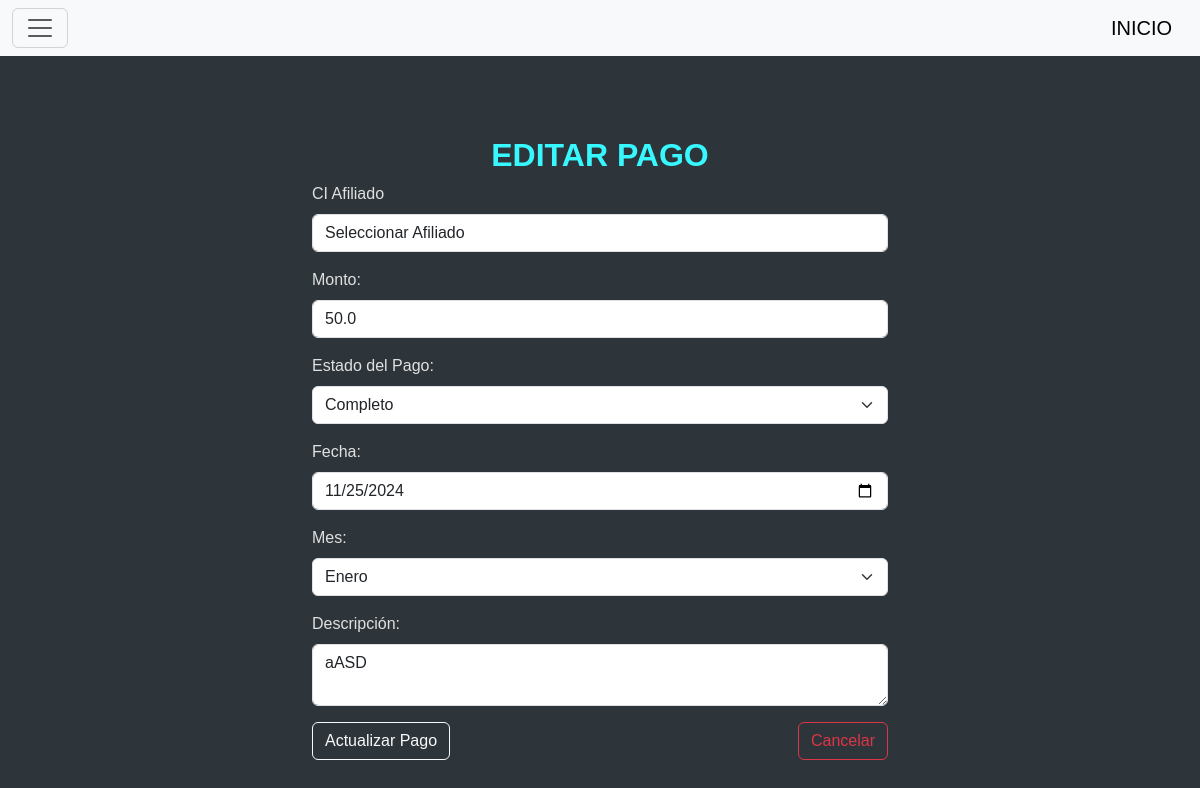
Screenshot of /pagos/edit/2 (signed in) with the database file from the repository.
### tables this page shows
CREATE TABLE COUTA_MENSUAL (
            cod_pm INTEGER PRIMARY KEY AUTOINCREMENT,
            ci TEXT NOT NULL,
            monto REAL NOT NULL,
            estado TEXT NOT NULL,
            fecha TEXT NOT NULL,
            descripcion TEXT,
            mes TEXT NOT NULL,
            FOREIGN KEY(ci) REFERENCES afiliado(ci)
        );

### blueprints/pagos/__init__.py (the view)
@pagos_bp.route("/edit/<int:cod_pm>")
def edit_pago(cod_pm):
    if not verifica():
        return redirect(url_for('pagos.index'))
    conn = get_db_connection()
    cursor = conn.cursor()
    cursor.execute("SELECT * FROM COUTA_MENSUAL WHERE cod_pm = ?", (cod_pm,))
    pago = cursor.fetchone()
    if not pago:
        conn.close()
        flash("Pago no encontrado", "danger")
        return redirect(url_for('pagos.index'))
    cursor.execute("SELECT ci, nombres FROM afiliado")
    afiliados = cursor.fetchall()
    conn.close()
    return render_template("edit_pago.html", pago=pago, afiliados=afiliados)

### blueprints/pagos/__init__.py (called while the page is built)
def verifica():
    if 'cargo' not in session or session['cargo'] != "Administrador":
        return False
    return True

def get_db_connection():
    conn = sqlite3.connect("star_service.db")
    conn.row_factory = sqlite3.Row
    return conn

### blueprints/pagos/templates/edit_pago.html (shortened to what this page needs)
{% include 'header.html' %}
<div class="container mt-5" style="max-width: 600px;">
    <h2 class="fw-bold">EDITAR PAGO</h1>
        <div class="form-container">
            <form action="{{ url_for('pagos.update_pago', cod_pm=pago['cod_pm']) }}" method="POST">
                <div class="mb-3">
                    <label for="ci" class="form-label">CI Afiliado</label>
                    <select name="ci" class="form-control" required>
                        <option value="">Seleccionar Afiliado</option>
                      </select>
                </div>
                <div class="mb-3">
                    <label for="monto" class="form-label">Monto:</label>
                    <input type="number" id="monto" name="monto" class="form-control" value="{{ pago['monto'] }}" step="0.01" min="0" required>
                </div>
                <div class="mb-3">
                    <label for="estado" class="form-label">Estado del Pago:</label>
                    <select id="estado" name="estado" class="form-select" required>
                        <option value="completo" {% if pago['estado'] == 'completo' %}selected{% endif %}>Completo</option>
                    </select>
                </div>
                <div class="mb-3">
                    <label for="fecha" class="form-label">Fecha:</label>
                    <input type="date" id="fecha" name="fecha" class="form-control" value="{{ pago['fecha'] }}" required>
                </div>
                <div class="mb-3">
                    <label for="mes" class="form-label">Mes:</label>
                    <select id="mes" name="mes" class="form-select" required>
                        {% for mes in ['Enero', 'Febrero', 'Marzo', 'Abril', 'Mayo', 'Junio', 'Julio', 'Agosto', 'Septiembre', 'Octubre', 'Noviembre', 'Diciembre'] %}
                        <option value="{{ mes }}" {% if pago['mes'] == mes %}selected{% endif %}>{{ mes }}</option>
                        {% endfor %}
                    </select>
                </div>
                <div class="mb-3">
                    <label for="descripcion" class="form-label">Descripción:</label>
                    <textarea id="descripcion" name="descripcion" class="form-control">{{ pago['descripcion'] }}</textarea>
                </div>
                <div class="d-flex justify-content-between">
                    <button type="submit" class="btn btn-outline-light">Actualizar Pago</button>
                    <a href="{{ url_for('pagos.index') }}" class="btn btn-outline-danger">Cancelar</a>
                </div>
            </form>
        </div>
    </div>
{% include 'footer.html' %}

### templates/header.html (style rules this page uses)
body { font-family: sans-serif; margin: 40px; background-color: #2e353a; color: #e0e0e0; }
h2 { text-align: center; color: #37f8ff; }

### rows the page displays
COUTA_MENSUAL: monto "50.0", estado "Completo", fecha "11/25/2024", mes "Enero", descripcion "aASD"
